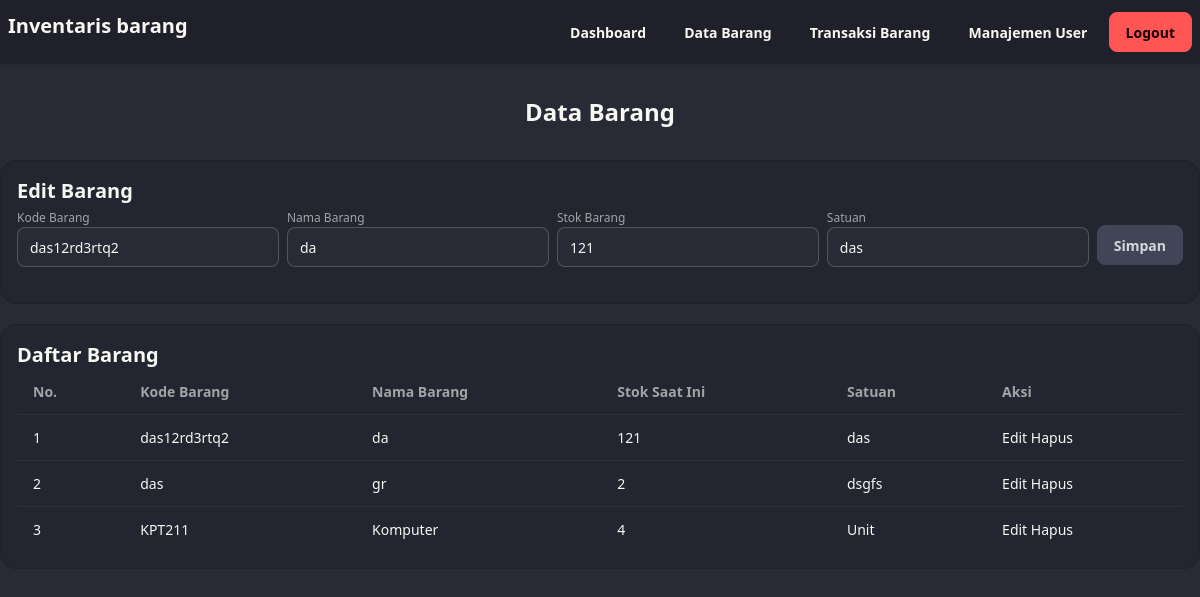
The app's page /barang.php?id=3&action=edit (signed in) with its own data.
### tables this page shows
CREATE TABLE `tbl_barang` (
  `id_barang` int(11) NOT NULL,
  `kode_barang` varchar(20) NOT NULL,
  `nama_barang` varchar(100) NOT NULL,
  `stok` int(11) NOT NULL,
  `satuan` varchar(20) NOT NULL
);

### functions.php (called while the page is built, shortened)
<?php
function isLoggedIn()
{
    return isset($_SESSION['status_login']) && $_SESSION['status_login'];
}
function isAdmin()
{
    return isLoggedIn() && $_SESSION['level'] === 'admin';
}

### barang.php (the view, shortened to what this page needs)
<?php
require 'functions.php';
$id = $_GET['id'] ?? null;
$action = $_GET['action'] ?? null;
$data = null;
if ($id) {
    $data = $koneksi->query("SELECT * FROM tbl_barang WHERE id_barang = '$id'")->fetch_assoc();
}
$items = $koneksi->query('SELECT * from tbl_barang');
?>
<!DOCTYPE html>
<html lang="en" data-theme="dracula">
<head>
    <link href="https://cdn.jsdelivr.net/npm/daisyui@5" rel="stylesheet" type="text/css" />
    <script src="https://cdn.jsdelivr.net/npm/@tailwindcss/browser@4"></script>
    <link href="https://cdn.jsdelivr.net/npm/daisyui@5/themes.css" rel="stylesheet" type="text/css" />
</head>
<body>
    <nav class="navbar bg-base-300 shadow-sm">
        <div class="max-w-7xl flex mx-auto container">
            <div class="flex-1">
                <a class="text-xl font-bold">Inventaris barang</a>
            </div>
            <div class="flex-none gap-4">
                <a class="btn btn-ghost" href="./">Dashboard</a>
                <a class="btn btn-ghost" href="barang.php">Data Barang</a>
                <a class="btn btn-ghost" href="transaksi.php">Transaksi Barang</a>
                <?php if (isAdmin()): ?>
                    <a class="btn btn-ghost" href="user.php">Manajemen User</a>
                <?php endif; ?>
                <a class="btn btn-error" href="logout.php" onclick="return confirm('Apakah anda yakin untuk logout?')">Logout</a>
            </div>
        </div>
    </nav>
    <div class="max-w-7xl mx-auto container">
        <h1 class="my-8 text-center font-bold text-2xl">Data Barang</h1>
        <div class="mb-5 bg-base-200 border-base-300 rounded-box border p-4">
            <h3 class="text-xl font-semibold"><?= ucfirst($action ?? 'tambah') ?> Barang</h3>
            <form action="barang.php?action=<?= $action ?? 'tambah' ?><?= $action === 'edit' ? '&id=' . $data['id_barang'] : '' ?>" method="POST">
                <fieldset class="fieldset flex gap-2 w-full">
                    <div class="flex flex-col w-full mb-4">
                        <label for="kode_barang" class="label">Kode Barang</label>
                        <input class="input" type="text" id="kode_barang" name="kode_barang" placeholder="Contoh: BRG-HUS1" value="<?= $data['kode_barang'] ?? '' ?>" required>
                    </div>
                    <div class="flex flex-col w-full mb-4">
                        <label for="nama_barang" class="label">Nama Barang</label>
                        <input class="input" type="text" id="nama_barang" name="nama_barang" placeholder="Contoh: Kursi" value="<?= $data['nama_barang'] ?? '' ?>" required>
                    </div>
                    <div class="flex flex-col w-full mb-4">
                        <label for="stok" class="label">Stok Barang</label>
                        <input class="input" type="number" id="stok" name="stok" placeholder="Contoh: 10" value="<?= $data['stok'] ?? '' ?>" required>
                    </div>
                    <div class="flex flex-col w-full mb-4">
                        <label for="satuan" class="label">Satuan</label>
                        <input class="input" type="text" id="satuan" name="satuan" placeholder="Contoh: Unit, Box" value="<?= $data['satuan'] ?? '' ?>" required>
                    </div>
                    <button type="submit" class="btn btn-neutral mt-4">Simpan</button>
                </fieldset>
            </form>
        </div>
        <div class="bg-base-200 border-base-300 rounded-box border p-4">
            <h3 class="text-xl font-semibold">Daftar Barang</h3>
            <table class="table">
                <thead>
                    <tr>
                        <th>No.</th>
                        <th>Kode Barang</th>
                        <th>Nama Barang</th>
                        <th>Stok Saat Ini</th>
                        <th>Satuan</th>
                        <th>Aksi</th>
                    </tr>
                </thead>
                <tbody>
                    <?php foreach ($items as $index => $item) : ?>
                        <tr>
                            <td><?= $index + 1 ?></td>
                            <td><?= $item['kode_barang'] ?></td>
                            <td><?= $item['nama_barang'] ?></td>
                            <td><?= $item['stok'] ?></td>
                            <td><?= $item['satuan'] ?></td>
                            <td>
                                <a href="barang.php?id=<?= $item['id_barang'] ?>&action=edit">Edit</a>
                                <a href="barang.php?id=<?= $item['id_barang'] ?>&action=hapus" onclick="return confirm('Apakah kamu yakin ingin menghapus barang <?= $item['nama_barang'] ?>?')">Hapus</a>
                            </td>
                        </tr>
                    <?php endforeach; ?>
                </tbody>
            </table>
        </div>
    </div>
</body>
</html>

### records on screen
tbl_barang: kode_barang "das12rd3rtq2", nama_barang "da", stok "121", satuan "das"
tbl_barang: kode_barang "das", nama_barang "gr", stok "2", satuan "dsgfs"
tbl_barang: kode_barang "KPT211", nama_barang "Komputer", stok "4", satuan "Unit"

### other values on screen
$action "Edit"
